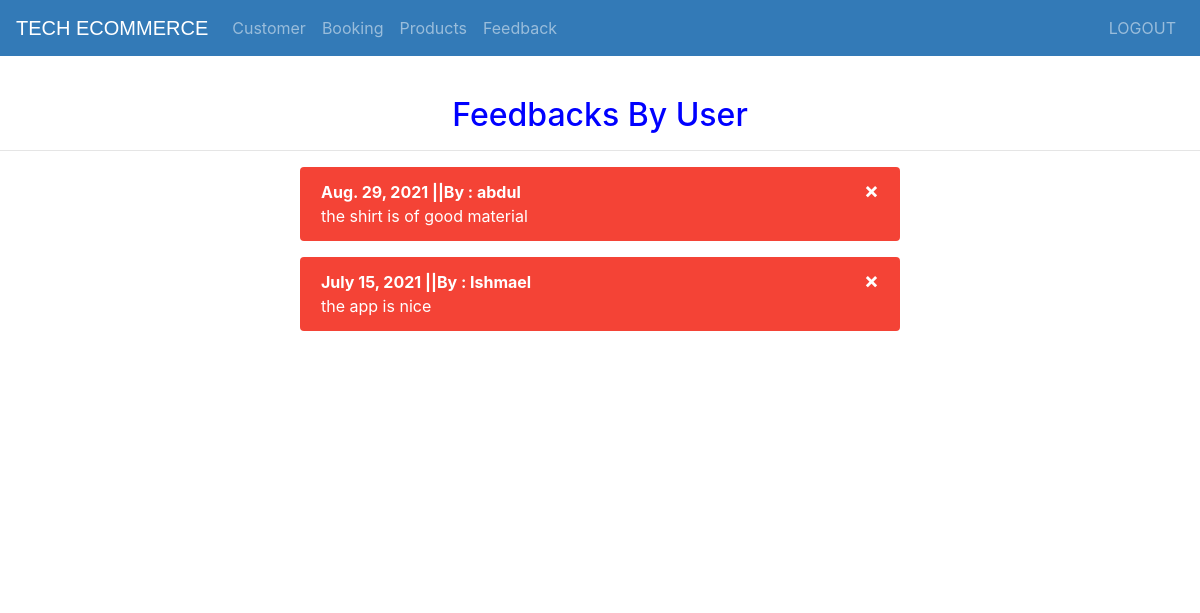
Screenshot of /view-feedback (signed in) with the database file from the repository.
### ecom/models.py (models this page shows, shortened)
class Feedback(models.Model):
    name=models.CharField(max_length=40)
    feedback=models.CharField(max_length=500)
    date= models.DateField(auto_now_add=True,null=True)

### ecom/views.py (the view)
# urls.py: path('view-feedback', views.view_feedback_view,name='view-feedback'),
@login_required(login_url='adminlogin')
def view_feedback_view(request):
    feedbacks=models.Feedback.objects.all().order_by('-id')
    return render(request,'ecom/view_feedback.html',{'feedbacks':feedbacks})

### templates/ecom/view_feedback.html (shortened to what this page needs)
{% extends 'ecom/admin_base.html' %}
{% load static %}
{% block content %}
<head>
  <link href="../../lib/bootstrap/css/bootstrap.min.css" rel="stylesheet" type="text/css">
</head>
<br><br><br><br>
<h2 style="text-align:center; color:blue;">Feedbacks By User</h2>
<hr>
{%for f in feedbacks%}
<div class="alert">
  <span class="closebtn" onclick="this.parentElement.style.display='none';">&times;</span>
  <strong>{{f.date}} ||By : {{f.name}} </strong><br> {{f.feedback}}
</div>
{%endfor%}
{% endblock content %}

### templates/ecom/view_feedback.html (style rules this page uses)
.alert { margin-left: 25%; margin-right: 25%; padding: 20px; background-color: #f44336; color: white; }
.closebtn { margin-left: 15px; color: white; font-weight: bold; float: right; font-size: 22px; line-height: 20px; cursor: pointer; transition: 0.3s; }

### rows the page displays
Feedback: date "Aug. 29, 2021", name "abdul", feedback "the shirt is of good material"
Feedback: date "July 15, 2021", name "Ishmael", feedback "the app is nice"
